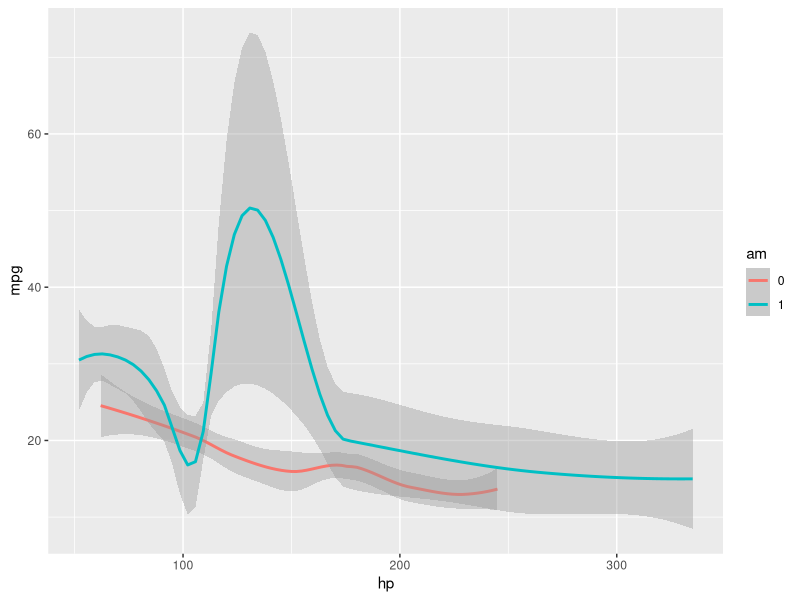
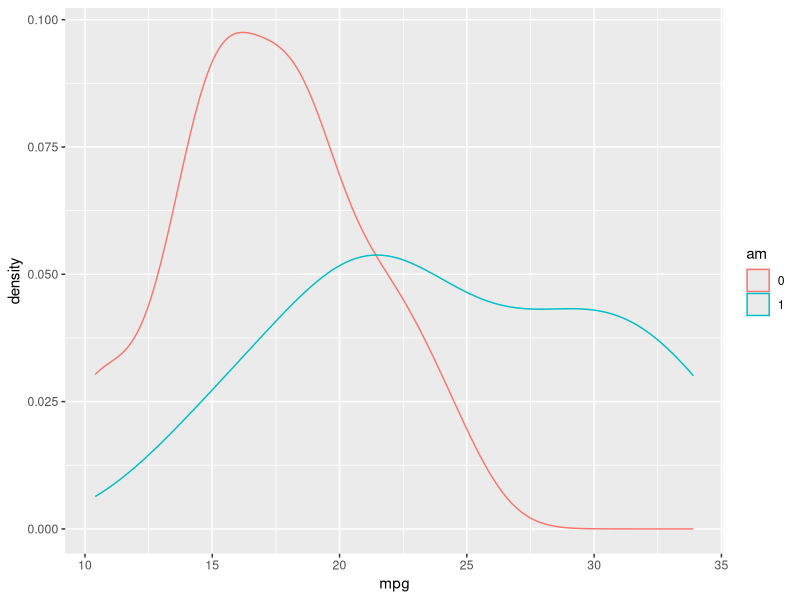
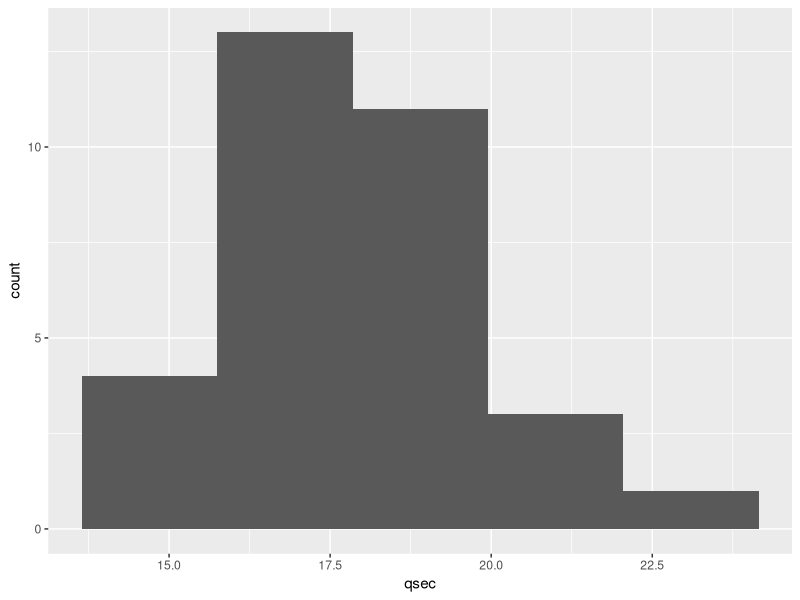
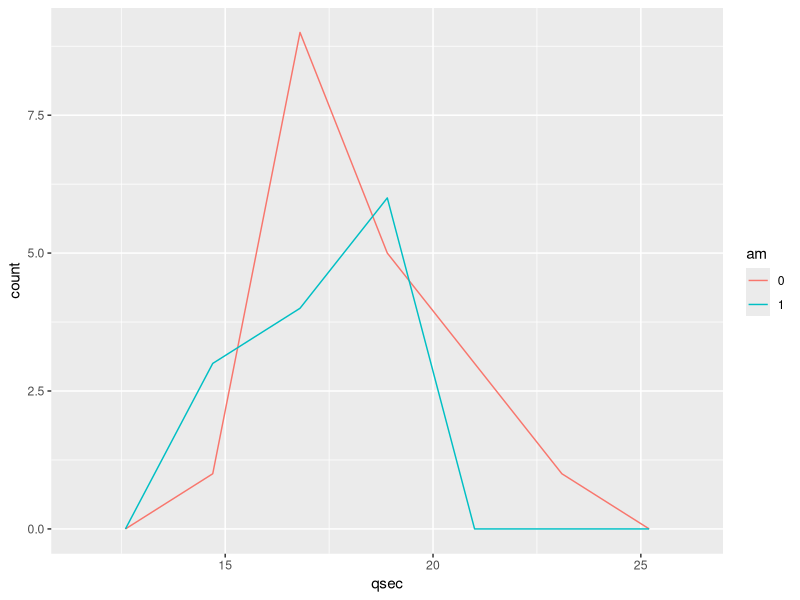

Generate these figures, in order, with R:
## ---- chunk 1
knitr::opts_chunk$set(echo = FALSE)
library(ggplot2)
library(plyr)
library(dplyr)

## ---- chunk 2
mtcars2<-mtcars
mtcars2$am<- as.factor(mtcars2$am)
str(mtcars2) 
## ---- chunk 3
mtcars2%>%ggplot(aes(hp,mpg))+geom_smooth(aes(col=am))

## ---- chunk 4
mtcars2%>%ggplot(aes(mpg))+geom_density(aes(col=am))

## ---- chunk 5
mtcars2%>%ggplot(aes(qsec))+geom_histogram(bins=5, aes())

## ---- chunk 6
mtcars2%>%ggplot(aes(qsec))+geom_freqpoly(bins=5, aes(col=am))

